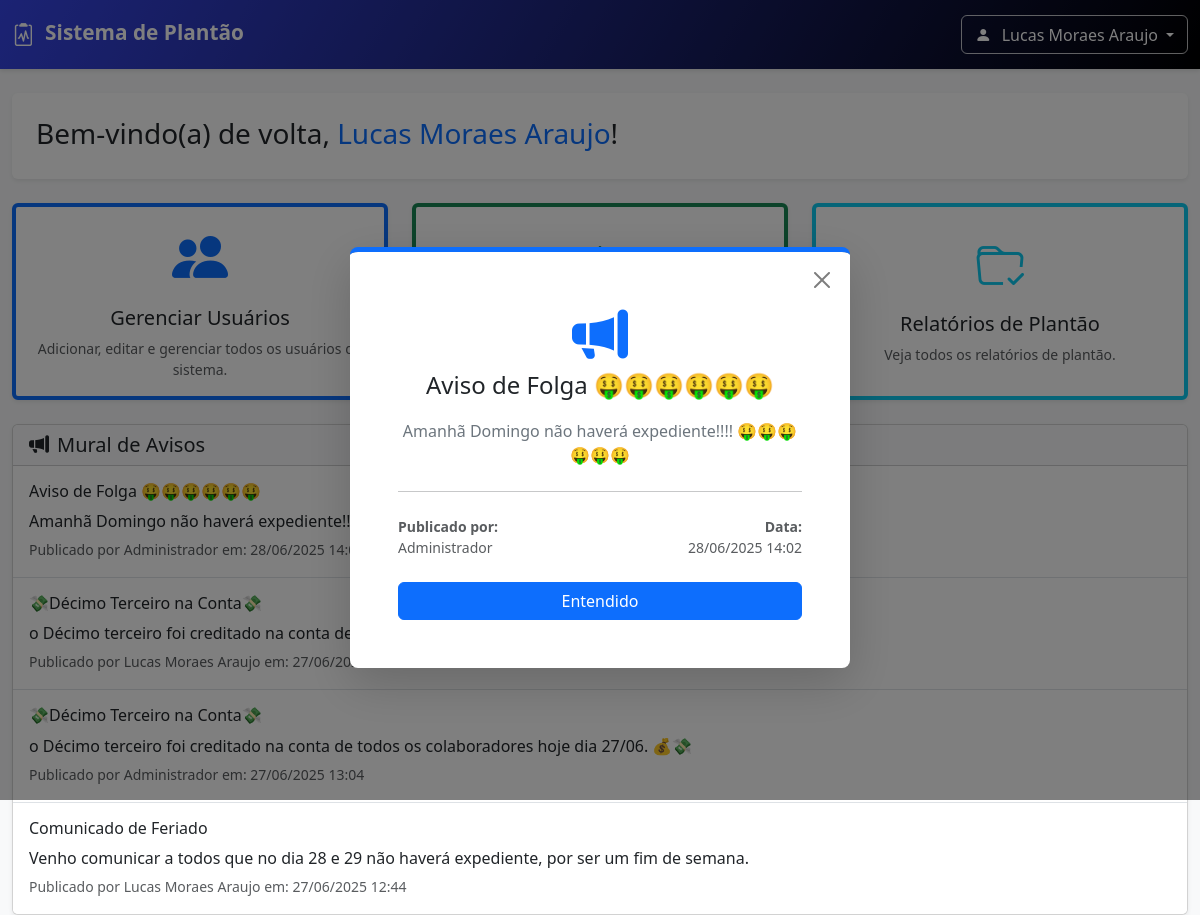
Page /panel (signed in) on the committed database.
### db.py (models this page shows, shortened)
class User(db.Model, UserMixin):
    __tablename__ = 'users'
    id = db.Column(db.Integer, primary_key=True)
    name = db.Column(db.String(100), nullable=False)
    username = db.Column(db.String(50), unique=True, nullable=False)
    password = db.Column(db.String(200), nullable=False)
    profile = db.Column(db.String(200), nullable=False)
    email = db.Column(db.String(120), unique=True, nullable=False)
    is_active = db.Column(db.Boolean, default=True, nullable=False)
    creation_date = db.Column(db.DateTime, nullable=False, default=datetime.utcnow)
    last_login = db.Column(db.DateTime, nullable=True)
    forms = db.relationship('Form', back_populates='worker', lazy='dynamic')

class Notice(db.Model):
    __tablename__ = 'notices'
    id = db.Column(db.Integer, primary_key=True)
    title = db.Column(db.String(100), nullable=False)
    content = db.Column(db.Text, nullable=False)
    date_registry = db.Column(db.DateTime, nullable=False, default=datetime.utcnow)
    author_id = db.Column(db.Integer, db.ForeignKey('users.id'), nullable=False)
    author = db.relationship('User', backref='notices')

### routes/main.py (the view)
@main_bp.route("/panel")
@login_required
def panel():
    popup_aviso = None
    if session.get('show_notice_popup'):
        aviso_query = db.select(Notice).order_by(Notice.date_registry.desc()).limit(1)
        popup_aviso = db.session.execute(aviso_query).scalar_one_or_none()
        session.pop('show_notice_popup', None)
    avisos_fixos_query = db.select(Notice).order_by(Notice.date_registry.desc())
    todos_os_avisos = db.session.execute(avisos_fixos_query).scalars().all()
    return render_template(
        "panel.html",
        notice=todos_os_avisos,
        popup_aviso=popup_aviso
    )

### routes/util.py (called while the page is built, shortened)
def format_date_filter(value, target_tz_str='Etc/GMT+3', format_str='%d/%m/%Y'):
    if value is None:
        return "N/A"
    if isinstance(value, date) and not isinstance(value, datetime):
        return value.strftime(format_str)
    dt_object = None
    if isinstance(value, datetime):
        dt_object = value
    if not isinstance(dt_object, datetime):
        return value
    dt_object_utc = dt_object.replace(tzinfo=timezone.utc) if dt_object.tzinfo is None else dt_object.astimezone(timezone.utc)
    try:
        target_tz = ZoneInfo(target_tz_str)
        local_dt = dt_object_utc.astimezone(target_tz)
        return local_dt.strftime(format_str)
    except Exception as e:
        print(f"AVISO: Erro na conversão de fuso ou formatação: {e}. Formatando como UTC.")
        return dt_object_utc.strftime(format_str)

### templates/panel.html (shortened to what this page needs)
{% extends "navbar.html" %}
{% block content %}
<div class="container-fluid mt-4">
    <div class="row mb-4">
        <div class="col-12">
            <div class="card shadow-sm border-0 welcome-card">
                <div class="card-body p-4">
                    <div class="row align-items-center">
                        <div class="col-md-8">
                            <h3 class="card-title mb-1">Bem-vindo(a) de volta, <span class="text-primary">{{
                                    current_user.name }}</span>!</h3>
                        </div>
                    </div>
                </div>
            </div>
        </div>
    </div>
    <div class="row gy-4">
        {% if current_user.is_authenticated and 'ADMIN' in current_user.profile %}
        <div class="col-lg-4 col-md-6">
            <div class="card shadow-sm h-100 text-center kpi-card border-start border-primary border-4">
                <div class="card-body d-flex flex-column justify-content-center">
                    <div class="mb-3">
                        <i class="bi bi-people-fill display-4 text-primary"></i>
                    </div>
                    <h5 class="card-title">Gerenciar Usuários</h5>
                    <p class="card-text small text-muted">Adicionar, editar e gerenciar todos os usuários do sistema.
                    </p>
                </div>
            </div>
        </div>
        {% endif %}
        {% if current_user.is_authenticated and ('CRIAR_RELATORIOS' in current_user.profile or 'ADMIN' in
        current_user.profile) %}
        <div class="col-lg-4 col-md-6">
            <div class="card shadow-sm h-100 text-center kpi-card border-start border-success border-4">
                <div class="card-body d-flex flex-column justify-content-center">
                    <div class="mb-3">
                    </div>
                    <h5 class="card-title">Registrar Plantão</h5>
                    <p class="card-text small text-muted">Registre o seu plantão aqui.</p>
                </div>
            </div>
        </div>
        {% endif %}
        {% if current_user.is_authenticated and ('VER_RELATORIOS' in current_user.profile or 'ADMIN' in
        current_user.profile) %}
        <div class="col-lg-4 col-md-6">
            <div class="card shadow-sm h-100 text-center kpi-card border-start border-info border-4">
                <div class="card-body d-flex flex-column justify-content-center">
                    <div class="mb-3">
                        <i class="bi bi-folder-check display-5 text-info"></i>
                    </div>
                    <h5 class="card-title">Relatórios de Plantão</h5>
                    <p class="card-text small text-muted">Veja todos os relatórios de plantão.</p>
                </div>
            </div>
        </div>
        {% endif %}
    </div>
    {% if notice %}
    <div class="row mt-4">
        <div class="col-12">
            <div class="card shadow-sm">
                <div class="card-header bg-light">
                    <h5 class="mb-0"><i class="bi bi-megaphone-fill me-2"></i>Mural de Avisos</h5>
                </div>
                <div class="list-group list-group-flush">
                    {% for notice in notice %}
                    <div class="list-group-item p-3">
                        <h6 class="card-title">{{ notice.title }}</h6>
                        <p class="card-text mb-1">{{ notice.content }}</p>
                        <p class="card-text mb-0">
                            <small class="text-muted">
                                Publicado por {{ notice.author.name }} em: {{ notice.date_registry | format_date_time }}
                            </small>
                        </p>
                    </div>
                    {% else %}
                    <div class="list-group-item p-4 text-center text-muted">
                        Nenhum aviso publicado no momento.
                    </div>
                    {% endfor %}
                </div>
            </div>
        </div>
    </div>
    {% endif %}
</div>
{% if popup_aviso %}
<div class="modal fade" id="avisoModal" tabindex="-1" aria-labelledby="avisoModalLabel" aria-hidden="true">
  <div class="modal-dialog modal-dialog-centered">
    <div class="modal-content shadow-lg border-0 border-top border-primary border-5" style="border-radius: 0.5rem;">
      <div class="modal-body p-4 p-lg-5">
        <button type="button" class="btn-close position-absolute top-0 end-0 m-3" data-bs-dismiss="modal" aria-label="Fechar"></button>
        <div class="text-center">
            <i class="bi bi-megaphone-fill display-4 text-primary mb-3"></i>
            <h4 class="modal-title mb-3" id="avisoModalLabel">{{ popup_aviso.title }}</h4>
            <p class="text-secondary">{{ popup_aviso.content | safe }}</p>
        </div>
        <hr class="my-4">
        <div class="d-flex justify-content-between align-items-center">
            <div class="small text-muted">
                <strong class="d-block">Publicado por:</strong>
                <span>{{ popup_aviso.author.name }}</span>
            </div>
            <div class="small text-muted text-end">
                <strong class="d-block">Data:</strong>
                <span>{{ popup_aviso.date_registry | format_date_time }}</span>
            </div>
        </div>
        <div class="d-grid mt-4">
            <button type="button" class="btn btn-primary" data-bs-dismiss="modal">Entendido</button>
        </div>
      </div>
    </div>
  </div>
</div>
{% endif %}
{% endblock %}

### templates/navbar.html (shortened to what this page needs)
<!DOCTYPE html>
<html lang="pt-br">
<head>
    <link href="https://cdn.jsdelivr.net/npm/bootstrap@5.3.3/dist/css/bootstrap.min.css" rel="stylesheet">
    <link rel="stylesheet" href="https://cdn.jsdelivr.net/npm/bootstrap-icons@1.11.3/font/bootstrap-icons.min.css">
    <link rel="stylesheet" href="{{ url_for('static', filename='main.css') }}">
</head>
<body>
    {% if current_user.is_authenticated %}
    <nav class="navbar navbar-expand-lg navbar-dark shadow-sm navbar-custom no-print">
        <div class="container-fluid">
            <a class="navbar-brand navbar-brand-custom" href="{{ url_for('main.panel') }}">
                <i class="bi bi-clipboard2-pulse"></i> Sistema de Plantão
            </a>
            <div class="d-flex align-items-center ms-auto">
                <div class="dropdown">
                    <button class="btn dropdown-toggle user-dropdown-button" type="button" id="userDropdownGlobal"
                        data-bs-toggle="dropdown" aria-expanded="false">
                        <i class="bi bi-person-fill"></i> {{ current_user.name }}
                    </button>
                </div>
            </div>
        </div>
    </nav>
    {% endif %}
    {% block content %}{% endblock %}
</body>
</html>

### static/main.css (style rules this page uses)
body { background-color: #f8f9fa; }
.navbar-brand-custom { font-weight: 600; font-size: 1.3rem; }
.navbar-brand-custom .bi { vertical-align: -0.125em; margin-right: 0.3rem; font-size: 1.1em; }
.user-dropdown-button { background-color: transparent; border: 1px solid rgba(255, 255, 255, 0.6); color: #fff; font-weight: 500; border-radius: 0.375rem; padding: 0.4rem 0.8rem; }
.user-dropdown-button .bi { margin-right: 0.4rem; }
.navbar-custom { background-image: linear-gradient(120deg, #3746e8 0%, #000000 100%); padding-top: 0.75rem; padding-bottom: 0.75rem; transition: background-image 0.3s ease-in-out; }
.navbar-custom .navbar-brand, .navbar-custom .nav-link, .navbar-custom .user-dropdown-button { color: #ffffff; }
.navbar-custom .user-dropdown-button { border-color: rgba(255, 255, 255, 0.75); }
.navbar-custom.shadow-sm { box-shadow: 0 0.125rem 0.25rem rgba(0, 0, 0, 0.1) !important; }
.kpi-card { transition: transform 0.2s ease-in-out, box-shadow 0.2s ease-in-out; }

### rows in the picture
User: name "Lucas Moraes Araujo"
Notice: title "Aviso de Folga 🤑🤑🤑🤑🤑🤑", content "Amanhã Domingo não haverá expediente!!!! 🤑🤑🤑🤑🤑🤑", author.name "Administrador", date_registry "28/06/2025 14:02"
Notice: title "💸Décimo Terceiro na Conta💸", content "o Décimo terceiro foi creditado na conta de…", author.name "Lucas Moraes Araujo", date_registry "27/06/2025…"
Notice: title "💸Décimo Terceiro na Conta💸", content "o Décimo terceiro foi creditado na conta de todos os colaboradores hoje dia 27/06. 💰💸", author.name "Administrador", date_registry "27/06/2025 13:04"
Notice: title "Comunicado de Feriado", content "Venho comunicar a todos que no dia 28 e 29 não haverá expediente, por ser um fim de semana.", author.name "Lucas Moraes Araujo", date_registry "27/06/2025 12:44"
User: author.name "Administrador"
